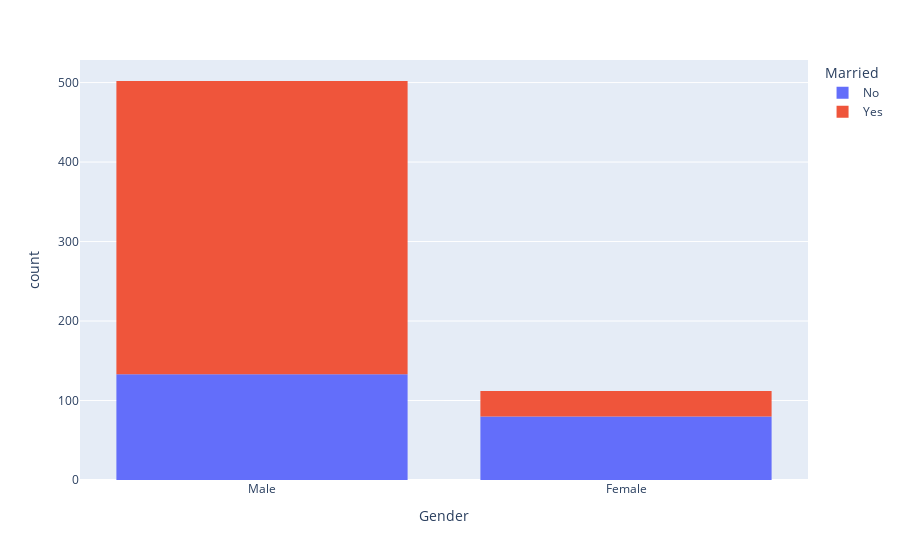

This figure's notebook cell:
### Markdown cell above
## EDA

### Code cell
px.histogram(df,x='Gender',color='Married')

### Figure 1 — Plotly figure (JSON) as saved in the notebook; plotly's stock layout.template omitted (floating-point values rounded to 4 significant figures; data arrays with more than 128 entries replaced by an {"elided": "..."} marker saying what was removed)
{"data": [{"alignmentgroup": "True", "bingroup": "x", "hovertemplate": "Married=No<br>Gender=%{x}<br>count=%{y}<extra></extra>", "legendgroup": "No", "marker": {"color": "#636efa"}, "name": "No", "offsetgroup": "No", "orientation": "v", "showlegend": true, "type": "histogram", "x": {"elided": "213 str values"}, "xaxis": "x", "yaxis": "y"}, {"alignmentgroup": "True", "bingroup": "x", "hovertemplate": "Married=Yes<br>Gender=%{x}<br>count=%{y}<extra></extra>", "legendgroup": "Yes", "marker": {"color": "#EF553B"}, "name": "Yes", "offsetgroup": "Yes", "orientation": "v", "showlegend": true, "type": "histogram", "x": {"elided": "401 str values"}, "xaxis": "x", "yaxis": "y"}], "layout": {"barmode": "relative", "legend": {"title": {"text": "Married"}, "tracegroupgap": 0}, "margin": {"t": 60}, "xaxis": {"anchor": "y", "domain": [0, 1], "title": {"text": "Gender"}}, "yaxis": {"anchor": "x", "domain": [0, 1], "title": {"text": "count"}}}}
